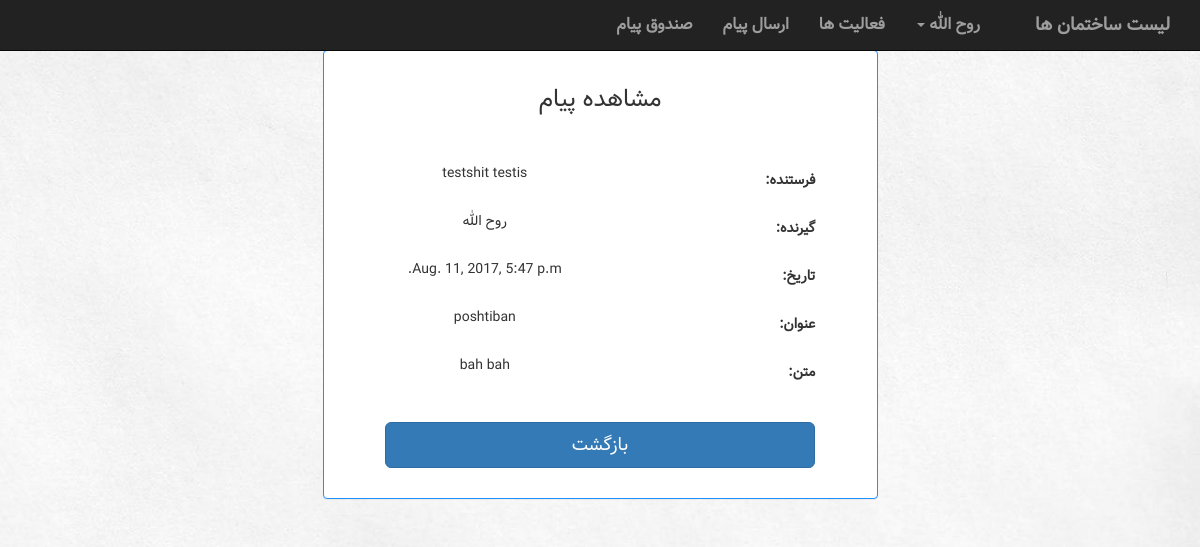
Page /building/retrivemessage/8/ (signed in) on the committed database.
### building/models.py (models this page shows)
class Message(models.Model):
    sender = models.ForeignKey(Account, related_name='sender')
    receiver = models.ForeignKey(Account, related_name='receiver')
    subject = models.CharField(max_length=100)
    text = models.TextField()
    date = models.DateTimeField(default=timezone.now)

### manageUser/models.py (models this page shows, shortened)
class Account(models.Model):
    user = models.OneToOneField(User, on_delete=models.CASCADE)
    type = models.IntegerField(default=UserType.MANAGER)
    activation_key = models.CharField(max_length=40, blank=True, null=True)

### building/views.py (the view)
# urls.py: url(r'^retrivemessage/(?P<pk>[0-9]+)/$', views.rmessage, name="rmessage"),
def rmessage(request, pk):
    template_name = 'building/rmessage.html'
    data = 'مشاهده پیام'
    message = Message.objects.get(pk=pk)
    context = {
               'accountType': Account.objects.get(user=request.user).type,
               'form': myForm.ShowMessageForm(instance=message),
               'data': data,
               }
    return render(request, template_name, context)

### building/templates/building/rmessage.html (shortened to what this page needs)
{% extends 'building/UserNavBar.html' %}
{% load staticfiles %}
{% block body %}
        <div class="container">
    <div class="row">
        <div class="col-lg-offset-3 col-md-6">
            <div class="panel panel-default">
                <div class="panel-body">
                    <h3>{{ data }}</h3> <br><br>
                    <form class="form-horizontal" role="form" action="{% url 'building:inbox'  %}" method="get" enctype="multipart/form-data">
                        {% for field in form %}
                            <div class="form-group">
                            <div class="col-sm-offset-2 col-sm-10">
                            </div>
                                {% if field.name == 'sender' %}
                                    <div class="col-sm-8 col-lg-7">{{ form.instance.sender.user.first_name}} {{ form.instance.sender.user.last_name}}</div>
                                {% elif field.name == 'receiver' %}
                                    <div class="col-sm-8 col-lg-7">{{ form.instance.receiver.user.first_name}} {{ form.instance.receiver.user.last_name}}</div>
                                {% else %}
                                    <div class="col-sm-8 col-lg-7">{{ field.value|default_if_none:""}}</div>
                                {% endif %}
                            <label class="control-label col-sm-4 col-lg-4" for="song_title">{{ field.label_tag }}</label>
                            </div>
                        {% endfor %}
                        <div class="form-group">
                            <div class="col-md-10 col-lg-offset-1">
                                <br>
                                <button type="submit" class="btn btn-lg btn-primary btn-block">بازگشت</button>
                            </div>
                        </div>
                    </form>
                </div>
            </div>
        </div>
    </div>
</div>
{% endblock %}

### building/templates/building/UserNavBar.html (shortened to what this page needs)
<!DOCTYPE html>
<html lang="en">
<head>
    <link rel="stylesheet" href="https://maxcdn.bootstrapcdn.com/bootstrap/3.3.7/css/bootstrap.min.css">
</head>
{% load staticfiles %}
<link rel="stylesheet" href="{% static 'building/BuildingNavBarStyle.css' %}">
<link rel="stylesheet" href="{% static 'building/BuildingListStyle.css' %}">
<link rel="stylesheet" href="{% static 'building/ModalStyle.css' %}">
<link rel="stylesheet" href="{% static 'building/TableStyle.css' %}">
<link rel="stylesheet" href="{% static 'building/dashboardStyle.css' %}">
<link rel="stylesheet" href="{% static 'building/pollFormStyle.css' %}">
<link rel="stylesheet" href="{% static 'building/chart.css' %}">
    {% load i18n admin_modify %}
<body>
<nav class="navbar navbar-inverse navbar-fixed-top" style="position: fixed">
      <div class="container-fluid" >
            <div class="navbar-header pull-right">
              <a class="navbar-brand active" href="{% url 'building:building' %}">{% if building %} {{ building.name}} {% else %} لیست ساختمان ها {% endif %} </a>
            </div>
            <div class="collapse navbar-collapse" id="topNavBar">
                  <ul class="nav navbar-nav pull-right">
                      <li><a href="{% url 'building:inbox' %}">صندوق پیام</a></li>
                      <li><a href="{% url 'building:sendmessage' %}">ارسال پیام</a></li>
                      <li><a href="{% url 'building:activities' %}">فعالیت ها <span class="sr-only">(current)</span></a></li>
                      <li class="dropdown">
                          <a href="#" class="dropdown-toggle" data-toggle="dropdown" role="button" aria-haspopup="true" aria-expanded="false">{{ request.user.first_name }} <span class="caret"></span></a>
                      </li>
                  </ul>
            </div>
      </div>
</nav>
<div style="height: 30px">
</div>
{% block body %}
{% endblock %}
</body>
</html>

### building/static/building/BuildingNavBarStyle.css (style rules this page uses)
.container { font-family: SamSamFont; }
form { direction: rtl; }
nav { font-family: SamSamFont; font-weight: bolder; font-size: medium; }
ul { list-style: none; }
body { direction: rtl; text-align: center; background-image: url("../images/Background.jpg"); background-size: cover; }

### building/static/building/BuildingListStyle.css (style rules this page uses)
.panel-default { border-color: dodgerblue; }
a { color: white; }
body { font-family: SamSamFont; }

### building/static/building/pollFormStyle.css (style rules this page uses)
body { margin-top: 20px; }

### rows in the picture
Message: instance.sender.user.first_name "testshit", instance.sender.user.last_name "testis", instance.receiver.user.first_name "روح الله", value "poshtiban" "bah bah"

### other values in the picture
{{ request.user.first_name }} "روح الله"
{{ data }} "مشاهده پیام"
{{ field.label_tag }} "فرستنده:" "گیرنده:" "تاریخ:" "عنوان:" "متن:"
{{ field.value|default_if_none:"" }} "Aug. 11, 2017, 5:47 p.m."
